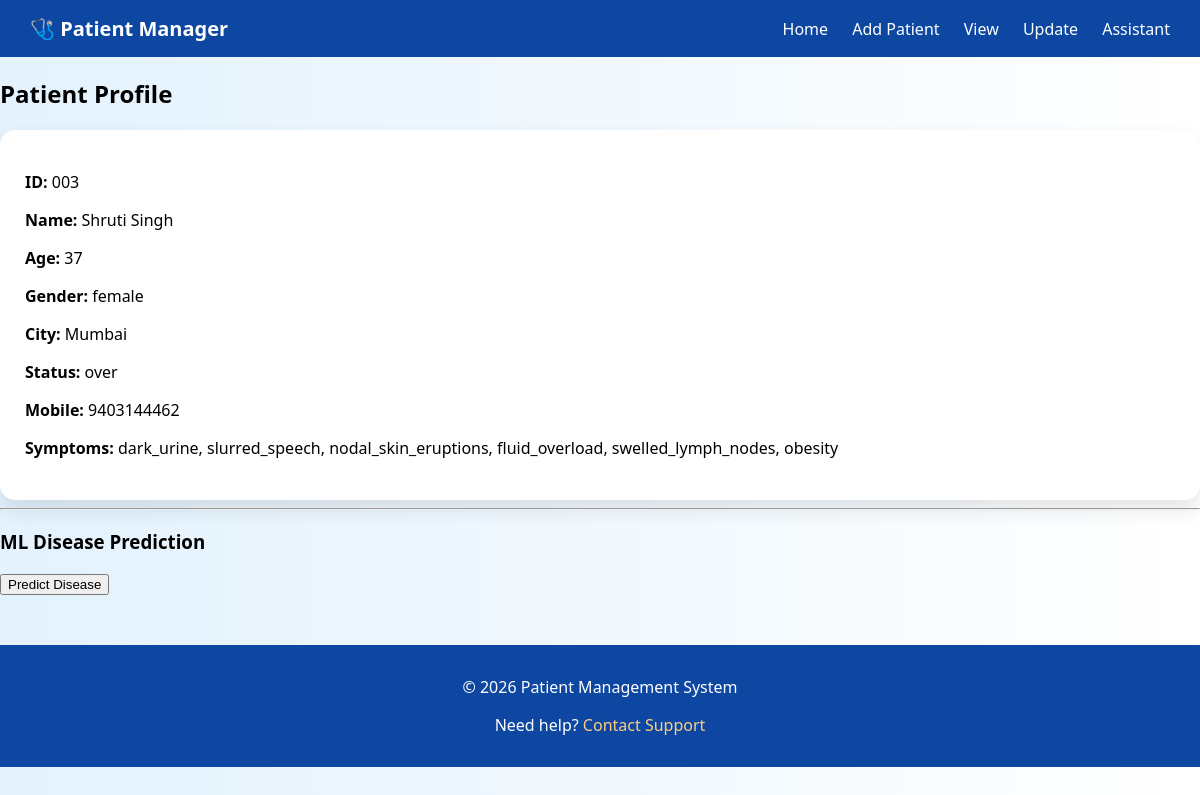
Page /profile/003 on the committed database.
### tables this page shows
CREATE TABLE patients (
        id TEXT PRIMARY KEY,
        name TEXT,
        age INTEGER,
        gender TEXT,
        city TEXT,
        height REAL,
        weight REAL,
        status TEXT,
        mobile TEXT,
        symptoms TEXT
    );

### backend/main.py (the view)
@app.get("/profile/{patient_id}")
def patient_profile(request: Request, patient_id: str):
    patient = services.patient_profile_service(patient_id)
    return templates.TemplateResponse("profile.html", {"request": request, "patient": patient})

### templates/profile.html (shortened to what this page needs)
{% extends "base.html" %}
{% block content %}
<h2>Patient Profile</h2>
<div class="card">
  <p><b>ID:</b> {{ patient.id }}</p>
  <p><b>Name:</b> {{ patient.name }}</p>
  <p><b>Age:</b> {{ patient.age }}</p>
  <p><b>Gender:</b> {{ patient.gender }}</p>
  <p><b>City:</b> {{ patient.city }}</p>
  <p><b>Status:</b> {{ patient.status }}</p>
  <p><b>Mobile:</b> {{ patient.mobile }}</p>
  <p><b>Symptoms:</b> {{ patient.symptoms }}</p>
</div>
<hr>
<h3>ML Disease Prediction</h3>
<button onclick="predictDisease('{{ patient.symptoms }}')">
  Predict Disease
</button>
{% endblock %}

### static/style.css (style rules this page uses)
body { margin: 0; font-family: 'Segoe UI', sans-serif; background: linear-gradient(to right, #e3f2fd, #ffffff); }
.card { background: white; padding: 25px; border-radius: 15px; box-shadow: 0 10px 20px rgba(0,0,0,0.1); text-decoration: none; color: black; transition: all 0.2s ease; }

### rows in the picture
patients: id "003", name "Shruti Singh", age "37", gender "female", city "Mumbai", status "over", mobile "9403144462", symptoms "dark_urine, slurred_speech, nodal_skin_eruptions, fluid_overload, swelled_lymph_nodes, obesity"
